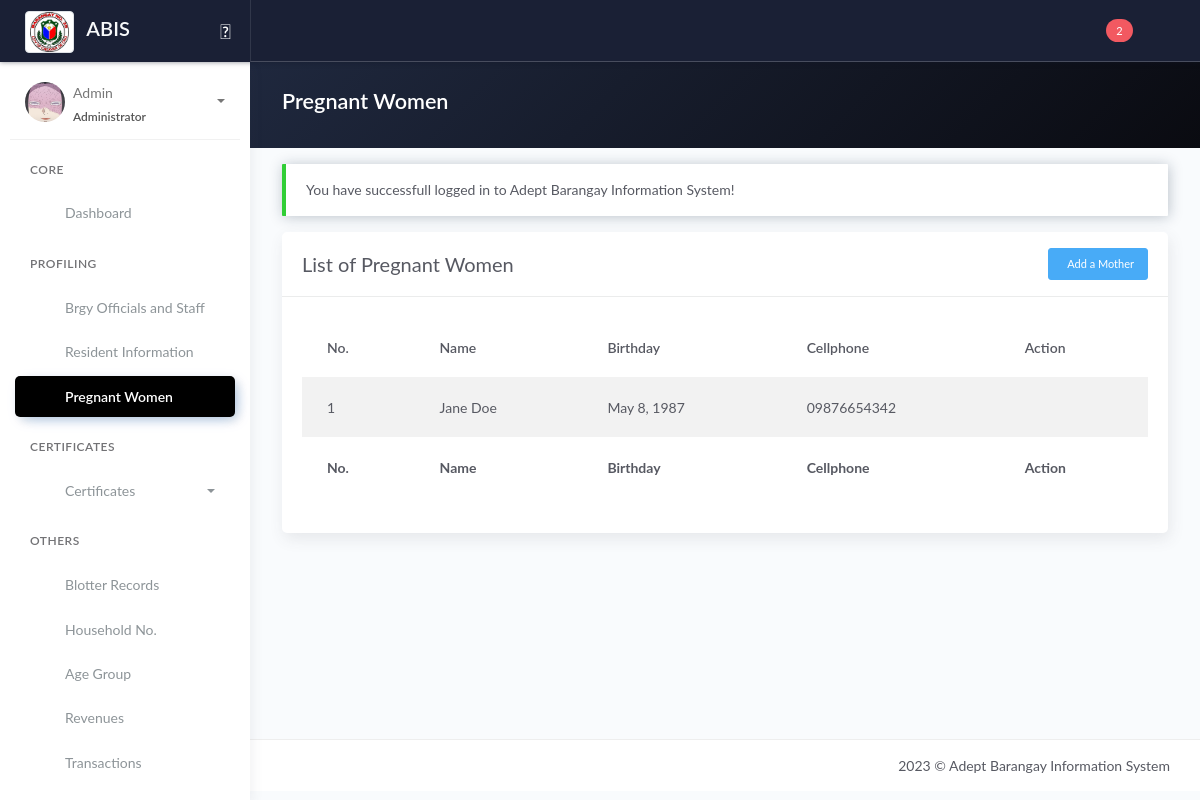
/pregnant_women.php (signed in), run on an earlier commit of the app's database.
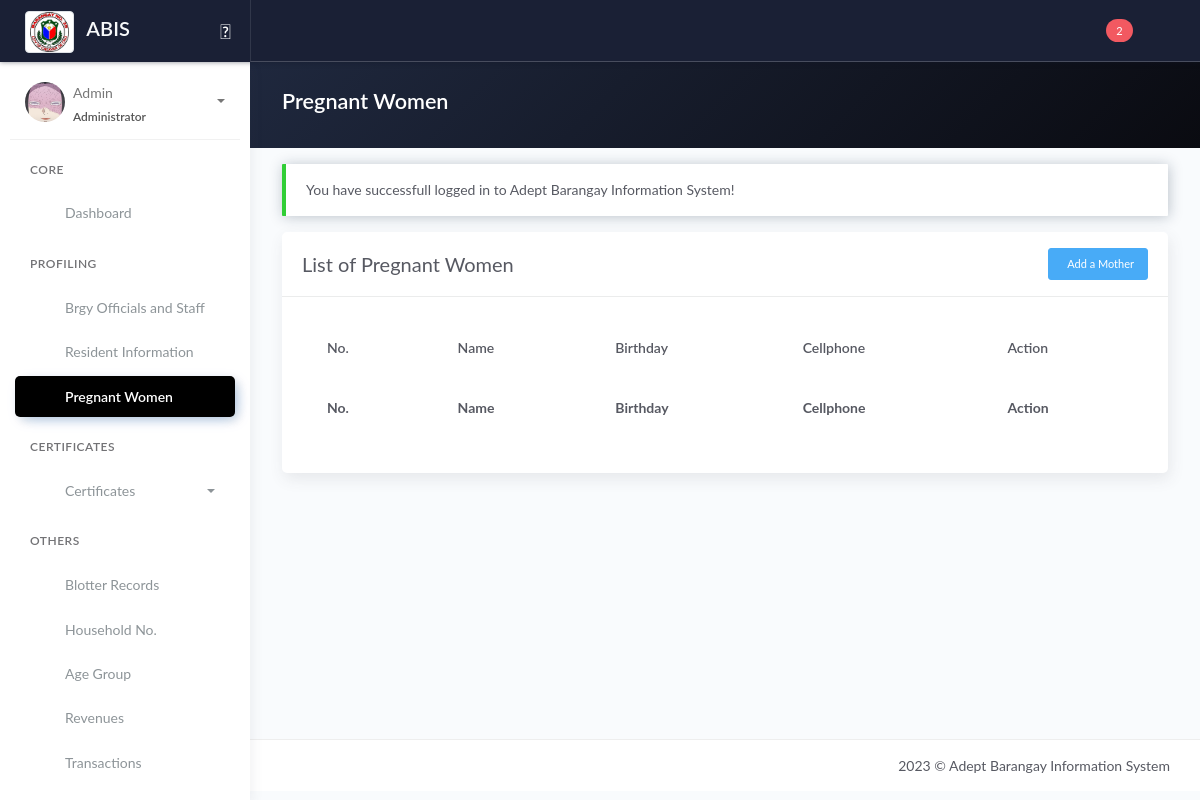
And on a later commit of the database.
### tables this page shows
CREATE TABLE `tbl_p_fam_members` (
  `id_family` int(11) NOT NULL,
  `id_resident` int(11) NOT NULL,
  `family_role` varchar(10) NOT NULL,
  `family_blood_type` varchar(5) NOT NULL,
  `family_num` varchar(255) NOT NULL,
  `fam_members_created_at` timestamp NOT NULL DEFAULT current_timestamp(),
  `fam_members_updated_at` timestamp NOT NULL DEFAULT current_timestamp() ON UPDATE current_timestamp()
);

CREATE TABLE `tblresident2` (
  `id_resident` int(11) NOT NULL,
  `national_id` varchar(100) NOT NULL,
  `region` varchar(10) NOT NULL,
  `city` varchar(100) NOT NULL,
  `province` varchar(100) NOT NULL,
  `barangay` varchar(100) NOT NULL,
  `citizenship` varchar(100) NOT NULL,
  `picture` text NOT NULL,
  `firstname` varchar(100) NOT NULL,
  `middlename` varchar(100) NOT NULL,
  `lastname` varchar(100) NOT NULL,
  `ext` varchar(10) NOT NULL,
  `alias` varchar(20) NOT NULL,
  `birthplace` varchar(100) NOT NULL,
  `birthdate` date NOT NULL,
  `sex` varchar(20) NOT NULL,
  `civilstatus` varchar(20) NOT NULL,
  `residence_type` varchar(25) NOT NULL COMMENT 'new; co-occupant; tenant',
  `id_household` int(80) NOT NULL,
  `family_head` varchar(10) NOT NULL,
  `date_of_residence` date NOT NULL,
  `vstatus` varchar(10) NOT NULL,
  `identified_as` varchar(20) NOT NULL,
  `phone` varchar(100) NOT NULL,
  `email` varchar(100) NOT NULL,
  `occupation` varchar(100) NOT NULL,
  `resident_type` int(20) NOT NULL DEFAULT 1 COMMENT '1 = Alive; 0 = Deceased',
  `id_org` varchar(100) NOT NULL,
  `pwd` varchar(5) NOT NULL,
  `indigent` varchar(5) NOT NULL,
  `remarks` text NOT NULL,
  `res_updated_at` timestamp NOT NULL DEFAULT current_timestamp() ON UPDATE current_timestamp(),
  `id_user` int(11) NOT NULL
);

### pregnant_women.php (the view, shortened to what the rows shown need)
<?php include 'server/server.php' ?>
<?php
$sql = "SELECT * FROM tbl_p_fam_members JOIN tblresident2 ON tblresident2.id_resident=tbl_p_fam_members.id_resident WHERE family_role='mother' ORDER BY fam_members_created_at DESC";
$result = $conn->query($sql);
$fam_members = array();
while ($row = $result->fetch_assoc()) {
    $fam_members[] = $row;
}
?>
<!DOCTYPE html>
<html lang="en">
<head>
    <?php include 'templates/header.php' ?>
    <link rel="stylesheet" href="assets/js/plugin/dataTables.dateTime.min.css">
    <link rel="stylesheet" href="assets/js/plugin/datatables/Buttons-1.6.1/css/buttons.dataTables.min.css">
    <link rel="stylesheet" href="assets/css/select2.min.css" />
    <link rel="stylesheet" href="https://cdn.jsdelivr.net/npm/@ttskch/select2-bootstrap4-theme@x.x.x/dist/select2-bootstrap4.min.css">
</head>
<body>
    <div class="wrapper">
        <div class="main-panel">
            <div class="content">
                <div class="panel-header bg-dark-gradient">
                    <div class="page-inner">
                        <div class="d-flex align-items-left align-items-md-center flex-column flex-md-row">
                            <div>
                                <h2 class="text-white fw-bold">Pregnant Women</h2>
                            </div>
                        </div>
                    </div>
                </div>
                <div class="page-inner">
                    <div class="row mt--2">
                        <div class="col-md-12">
                            <div class="card">
                                <div class="card-body">
                                    <div class="table-responsive">
                                        <table id="pregnantwomen" class="display table table-striped">
                                            <thead>
                                                <tr>
                                                    <th scope="col">No.</th>
                                                    <th scope="col">Name</th>
                                                    <th scope="col">Birthday</th>
                                                    <th scope="col">Cellphone</th>
                                                    <th scope="col">Action</th>
                                                </tr>
                                            </thead>
                                            <tbody>
                                                <?php if (!empty($fam_members)) : ?>
                                                    <?php $no = 1;
                                                    foreach ($fam_members as $row) : ?>
                                                        <tr>
                                                            <td><?= $no ?></td>
                                                            <td><?= $row['firstname'] . ' ' . $row['middlename'] . ' ' . $row['lastname'] ?></td>
                                                            <td><?= date("F j, Y", strtotime($row['birthdate'])) ?></td>
                                                            <td><?= $row['phone'] ?></td>
                                                            <td>
                                                                <a type="button" href="pregnant_women_profile_view.php?id=<?= $row['id_resident'] ?>" class="btn btn-link btn-info" title="View profile" disabled>
                                                                </a>
                                                            </td>
                                                        </tr>
                                                    <?php $no++;
                                                    endforeach ?>
                                                <?php endif ?>
                                            </tbody>
                                            <tfoot>
                                                <tr>
                                                    <th scope="col">No.</th>
                                                    <th scope="col">Name</th>
                                                    <th scope="col">Birthday</th>
                                                    <th scope="col">Cellphone</th>
                                                    <th scope="col">Action</th>
                                                </tr>
                                            </tfoot>
                                        </table>
                                    </div>
                                </div>
                            </div>
                        </div>
                    </div>
                </div>
            </div>
        </div>
    </div>
    <?php include 'templates/footer.php' ?>
</body>
</html>

What changed in the data, as far as the page shows it:
removed tbl_p_fam_members: id_resident.firstname "Jane", id_resident.lastname "Doe", id_resident.birthdate "May 8, 1987", id_resident.phone "09876654342"
